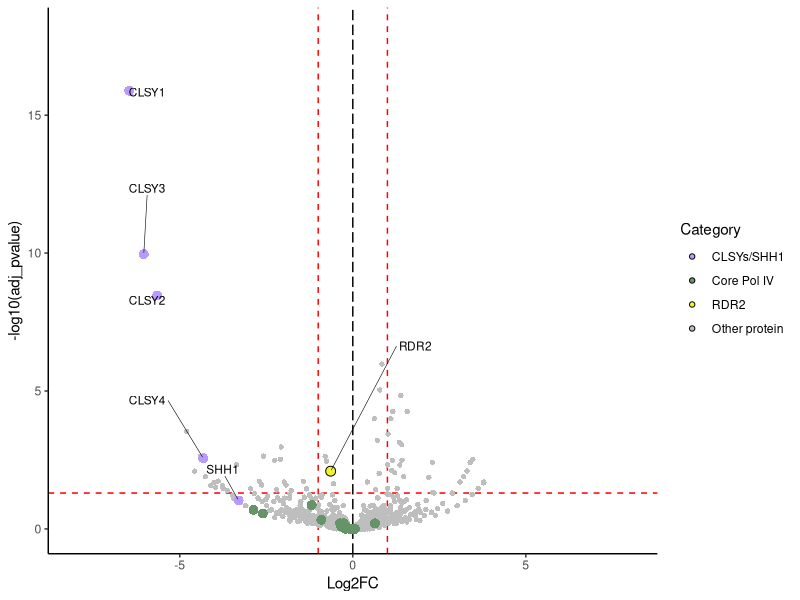
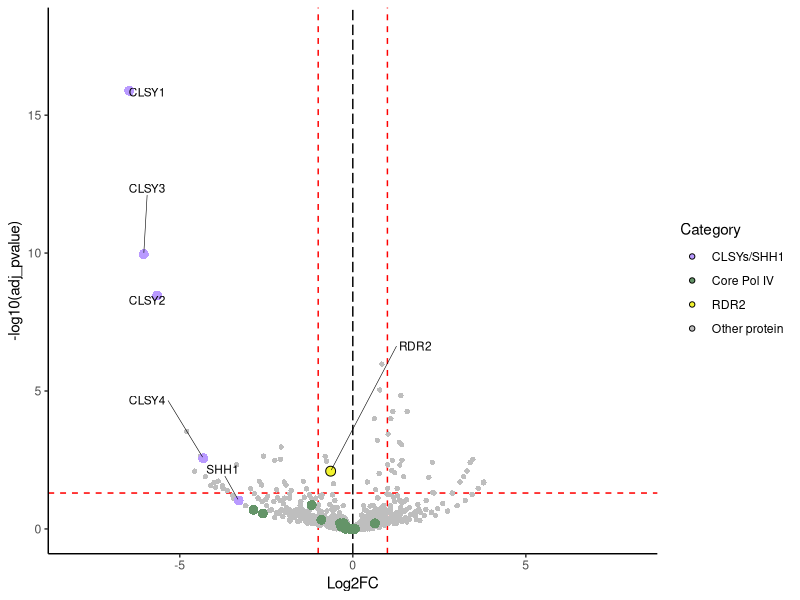
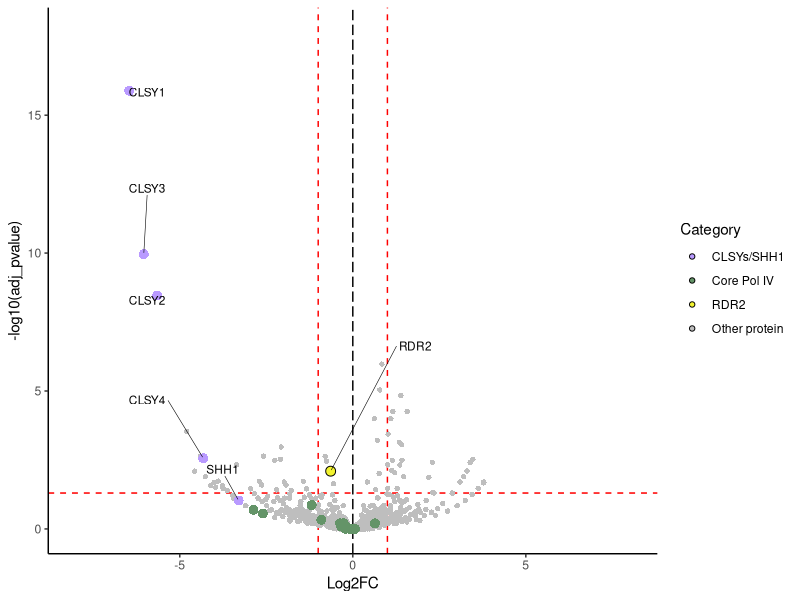
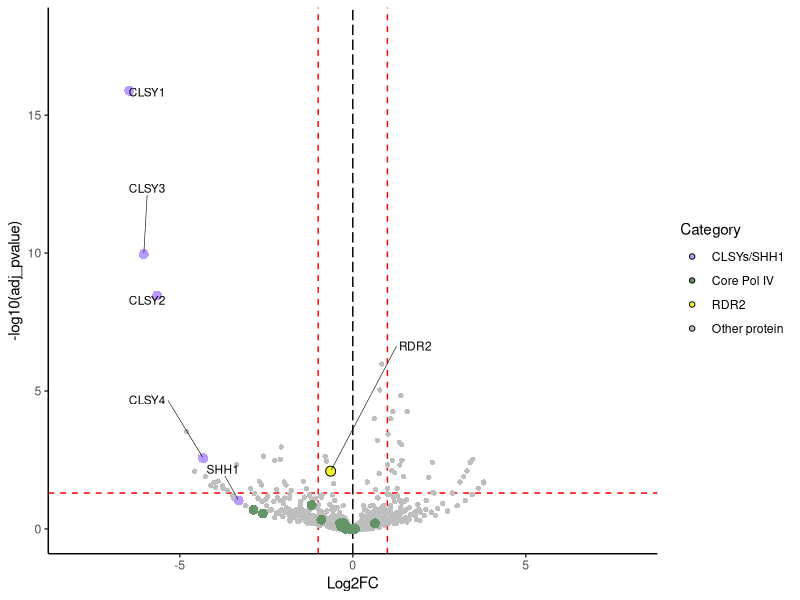

Here is the R script that generated these plots, in order:
## *****************************************************************************
##
## Script name: volcano_example.R
##
## Purpose of script: Base script used to generate volcano plots for 
##   Felgines et al. 2024 in Fig. 2C, 2D, 3A and 3C.
##
## Author: Calvin Matteoli
##
## Last Modified: 29-Aug-2024
##
## *****************************************************************************
##
## Notes: This is the base script used for all the volcano plots in the paper. 
##   It uses the data from figure 2C as an example. Using different data there 
##   are a few things that need to be changed, they are noted as 
##   "Edit according to dataset". For further explanation please contact the 
##   corresponding authors.
##
## *****************************************************************************

library(ggplot2)
library(data.table)
library(ggrepel)

#### SETUP ####

# Changing wd to current script's path
setwd(dirname(rstudioapi::getActiveDocumentContext()$path))

# Data loading
# Edit according to dataset
volcano.data <- fread("volcano_example_data_Fig2C.csv")
# Annotations loading
# They are used to set the which points will have names and what are the
# different categories. This information is used in the plots later for labels,
# coloring and size of the points
annotations <- fread("volcano_annotations.csv")
# Setting the legend order in the order of the annotations for the categories
# All non-annotated proteins will be set as "Other protein", we need to draw 
# them first to make the other categories pop but we want to show them last in 
# the legend
draw.order <- c("Other protein", unique(annotations$Category))
legend.order <- c(unique(annotations$Category), "Other protein")
annotations$Category <- factor(annotations$Category, levels = draw.order)

# Adding the annotations to the data
volcano.data.annot <- merge.data.table(volcano.data, annotations, 
                                       by = "accession", all.x = TRUE)
# Adding the missing Category data
volcano.data.annot[is.na(Category), Category := "Other protein"]
# Ordering to draw the categories in order
setorder(volcano.data.annot, "Category")

# Setting colors for the categories
# Edit according to dataset
palette <- c("#b99aff", "#649468", "#f2f32f", "#bebebe")
names(palette) <- legend.order

# Adding outline to specific points
# Edit according to dataset
volcano.data.annot[, outline := "No"]
volcano.data.annot[Category == "RDR2", outline := "Yes"]
# Setting outline palette
outline.palette <- c("black", alpha("red", 0))
names(outline.palette) <- c("Yes", "No")

# Setting size values
volcano.data.annot[, size := "Small"]
volcano.data.annot[Category != "Other protein", size := "Big"]
size.values <- c(3, 1.5)
names(size.values) <- c("Big", "Small")

# Volcano volcano.data
# Edit according to dataset
p <- ggplot(data = volcano.data.annot, 
            aes(
              x = Log2FC, 
              y = -log10(adj_pvalue), 
              fill = Category,
              label = `Plot Name`,
              color = outline,
              size = size)
            ) +
  geom_hline(yintercept = -log10(0.05), linetype = "dashed", color = "red") +
  geom_vline(xintercept = 1, linetype = "dashed", color = "red") +
  geom_vline(xintercept = -1, linetype = "dashed", color = "red") +
  geom_vline(xintercept = 0, linetype = "longdash", color = "black") +
  geom_point(shape = 21) +
  scale_fill_manual(values = palette, breaks = legend.order) +
  scale_color_manual(values = outline.palette, guide="none") +
  scale_size_manual(values = size.values, guide="none") +
  geom_text_repel(box.padding = 4, max.overlaps = Inf, color = "black", 
                  nudge_y = 0.05, nudge_x = 0.05, force = 4,
                  angle        = 0,
                  hjust        = 0,
                  segment.size = 0.2,
                  min.segment.length = 0) +
  xlim(c(-8, 8)) +
  ylim(c(0, 18)) +
  theme_classic(); p

# Saving the plot as SVG, PNG and PDF
# Edit according to dataset
ggsave(
  file = "example_Fig2_AAA-YPMF_vs_WT.svg", plot = p, 
  width = 600, height = 450, units = "px", dpi = 100,
  bg = "white"
)
ggsave(
  file = "example_Fig2_AAA-YPMF_vs_WT.png", plot = p, 
  width = 600, height = 450, units = "px", dpi = 100,
  bg = "white"
)
ggsave(
  file = "example_Fig2_AAA-YPMF_vs_WT.pdf", plot = p, 
  width = 600, height = 450, units = "px", dpi = 100,
  bg = "white"
)
